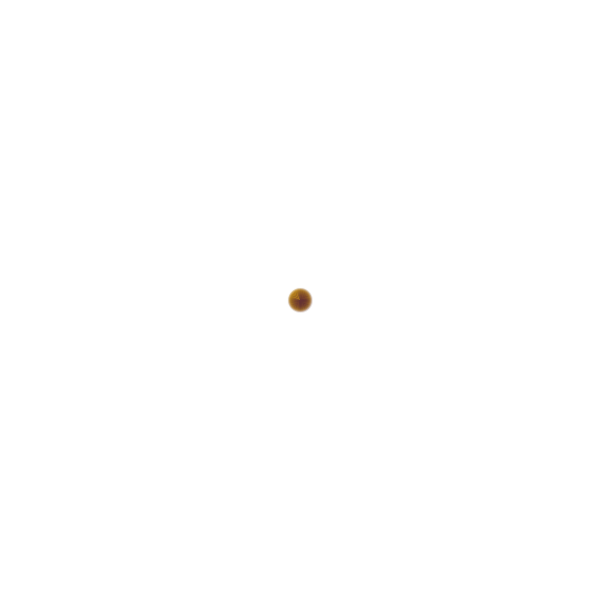
Frame 1 (no input)
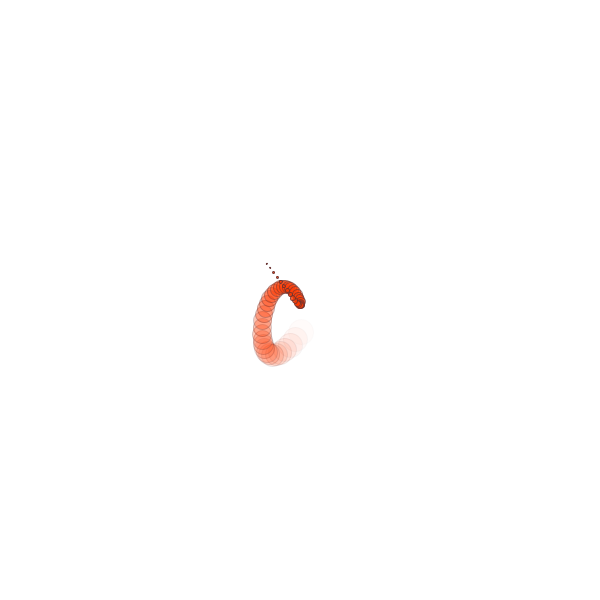
Frame 60 (the mouse pressed at the canvas centre just before this capture)
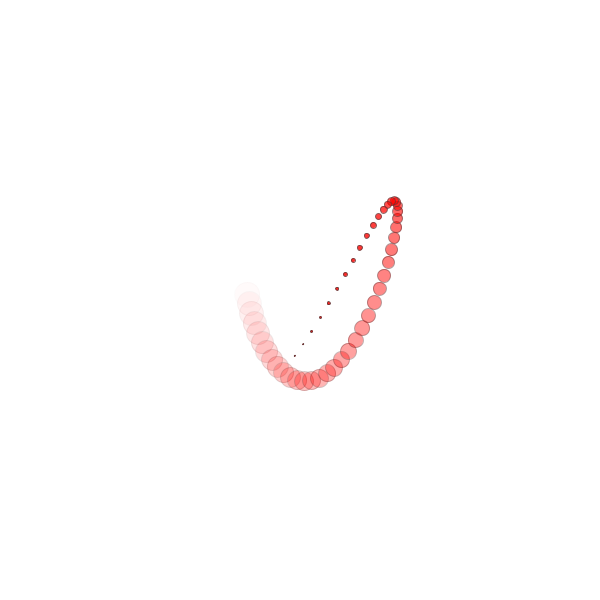
Frame 120 (the mouse held since frame 60 and released just before this capture)

The Processing sketch that drew these frames (run headless with seeded random() and noise(); from frame 60 on, the mouse is pressed at the canvas centre):

// Processing sketch: bonus_drawing_withArray_funkySnake_mod
// ── bonus_drawing_withArray_funkySnake_mod.pde
int num = 100;
float[] xPos = new float[num]; //we declare and create the array
float[] yPos = new float[num]; //we declare and create the array

void setup() {
  size(600, 600);
  smooth();
  
    for (int i=num-1; i>0; i--) {
    xPos[i] = mouseX;
    yPos[i] = mouseY; //shift all the values to the right in the array
  }
  
}

void draw() {
  background(255);
  translate(width/2, height/2);

  for (int i=num-1; i>0; i--) {
    xPos[i] = xPos[i-1] ; //shift all the values to the right in the array
    yPos[i] = yPos[i-1] ; //shift all the values to the right in the array
  }
  
  float modulator = cos(radians(millis()*0.08));

  xPos[0] = sin(radians(millis()*0.3)) * 100 * modulator; //the last position will always be the cursor position
  yPos[0] = cos(radians(millis()*0.5)) * 100 * modulator; //the last position will always be the cursor position

  for (int i=num-1; i>0; i--) {
    stroke(100,50,50,255 - 5*i);
    fill(255,100+ 100*modulator,0,255 - 5*i);
    ellipse(xPos[i] , yPos[i], i/2, i/2); // and an ellipse that will increase in size
  }
}
